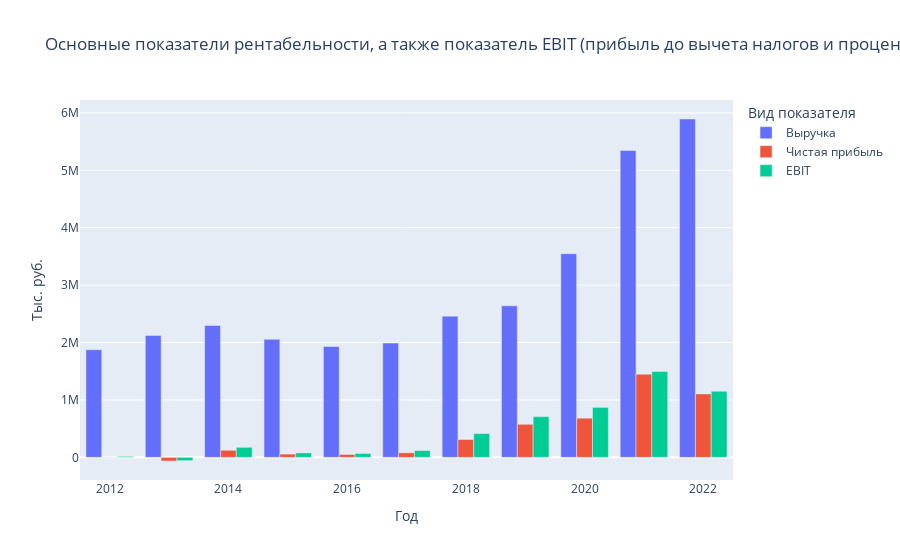

The code cell stored with this chart in its notebook:
### Code cell
fig4 = px.bar(
        title='Основные показатели рентабельности, а также показатель EBIT (прибыль до вычета налогов и процентов к уплате) ',
        data_frame=df4,
        x='Год',
        y=df4.columns,
    barmode='group',
        )
fig4.update_layout(legend_title_text='Вид показателя', xaxis_title="Год", yaxis_title="Тыс. руб.")

### Figure 1 — Plotly figure (JSON) as saved in the notebook; plotly's stock layout.template omitted (floating-point values rounded to 4 significant figures)
{"data": [{"alignmentgroup": "True", "hovertemplate": "variable=Выручка<br>Год=%{x}<br>value=%{y}<extra></extra>", "legendgroup": "Выручка", "marker": {"color": "#636efa", "pattern": {"shape": ""}}, "name": "Выручка", "offsetgroup": "Выручка", "orientation": "v", "showlegend": true, "textposition": "auto", "type": "bar", "x": [2012, 2013, 2014, 2015, 2016, 2017, 2018, 2019, 2020, 2021, 2022], "xaxis": "x", "y": [1875182, 2124678, 2297893, 2055610, 1930338, 1991950, 2458839, 2639561, 3548322, 5344376, 5893584], "yaxis": "y"}, {"alignmentgroup": "True", "hovertemplate": "variable=Чистая прибыль<br>Год=%{x}<br>value=%{y}<extra></extra>", "legendgroup": "Чистая прибыль", "marker": {"color": "#EF553B", "pattern": {"shape": ""}}, "name": "Чистая прибыль", "offsetgroup": "Чистая прибыль", "orientation": "v", "showlegend": true, "textposition": "auto", "type": "bar", "x": [2012, 2013, 2014, 2015, 2016, 2017, 2018, 2019, 2020, 2021, 2022], "xaxis": "x", "y": [1526, -63434, 123567, 56609, 50703, 79178, 311385, 575652, 682579, 1449540, 1105671], "yaxis": "y"}, {"alignmentgroup": "True", "hovertemplate": "variable=EBIT<br>Год=%{x}<br>value=%{y}<extra></extra>", "legendgroup": "EBIT", "marker": {"color": "#00cc96", "pattern": {"shape": ""}}, "name": "EBIT", "offsetgroup": "EBIT", "orientation": "v", "showlegend": true, "textposition": "auto", "type": "bar", "x": [2012, 2013, 2014, 2015, 2016, 2017, 2018, 2019, 2020, 2021, 2022], "xaxis": "x", "y": [16169, -57486, 174968, 76837, 68018, 118171, 413992, 709696, 870170, 1495867, 1151721], "yaxis": "y"}], "layout": {"barmode": "group", "legend": {"title": {"text": "Вид показателя"}, "tracegroupgap": 0}, "title": {"text": "Основные показатели рентабельности, а также показатель EBIT (прибыль до вычета налогов и процентов к уплате) "}, "xaxis": {"anchor": "y", "domain": [0, 1], "title": {"text": "Год"}}, "yaxis": {"anchor": "x", "domain": [0, 1], "title": {"text": "Тыс. руб."}}}}
